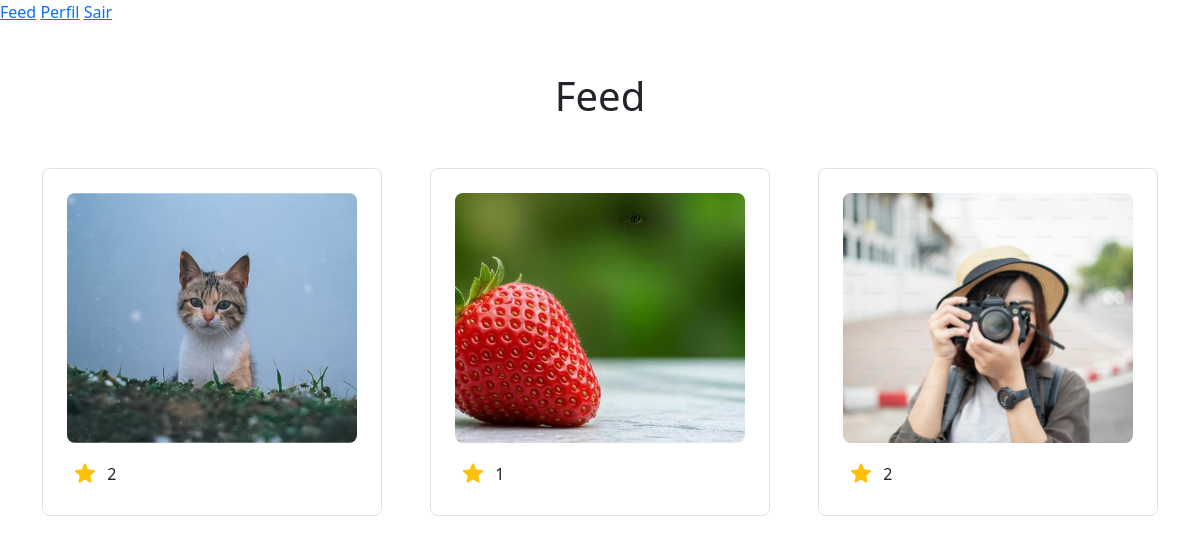
/feed (signed in), run on the app's committed database.
### appfleshi/models.py (models this page shows)
class Photo(database.Model):
    id = database.Column(database.Integer, primary_key=True)
    file_name = database.Column(database.String(255), default="default.jpg")
    upload_date = database.Column(database.DateTime(timezone=True), nullable=False, default=lambda: datetime.now(timezone.utc))
    user_id = database.Column(database.Integer, database.ForeignKey("user.id"), nullable=False)
    likes = database.relationship('Like', backref='photo', lazy=True, cascade="all, delete-orphan")

### appfleshi/routes.py (the view)
@app.route("/feed")
@login_required
def feed():
    photos = Photo.query.order_by(Photo.upload_date.desc()).all()
    for photo in photos:
        photo.user_liked = any(like.user_id == current_user.id for like in photo.likes)
    return render_template("feed.html", photos=photos)

### appfleshi/models.py (called while the page is built)
@login_manager.user_loader
def load_user(user_id):
    return User.query.get(int(user_id))

### appfleshi/templates/feed.html (shortened to what this page needs)
{% extends "homepage.html"%}
{% block body %}
    {% include "navbar.html" %}
    <h1 class="text-center mt-5">Feed</h1>
    <div class="container mt-5">
        <div class="row g-5">
            {% for photo in photos %}
            <div class="col-12 col-sm-6 col-md-4 d-flex justify-content-center">
                <div class="photo-card border rounded-3 p-4">
                    <a href="{{ url_for('profile', user_id=photo.user_id) }}">
                        <img
                            src="{{ url_for('static', filename='posts_photos/'~photo.file_name) }}"
                            alt="Imagem"
                            class="feed-photo"
                        >
                    </a>
                    <form action="{{ url_for('like_photo', photo_id=photo.id)}}" method="post" class="mt-2">
                        <button type="submit" class="like-btn btn border-0 bg-transparent p-2">
                            {% if photo.user_liked %}
                                <img src="{{ url_for('static', filename='site_photos/full-star.png') }}" width="20px">
                            {% else %}
                                <img src="{{ url_for('static', filename='site_photos/empty-star.png') }}" width="20px">
                            {% endif %}
                        </button>
                        <span class="likes-count">{{ photo.likes | length }}</span>
                    </form>
                </div>
            </div>
            {% endfor %}
        </div>
    </div>
{% endblock %}

### appfleshi/static/css/style.css (style rules this page uses)
.feed-photo { width: 100%; height: 250px; object-fit: cover; display: block; border-radius: 8px; }
.photo-card { width: 430px; }
.likes-count { position: relative; top: 5px; }

### data on the page
Photo: file_name (picture), likes|length "2"
Photo: file_name (picture), likes|length "1"
Photo: file_name (picture), likes|length "2"
